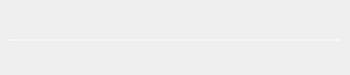
<?xml version="1.0" encoding="UTF-8"?>
<ui version="4.0">
 <class>Dialog</class>
 <widget class="QDialog" name="Dialog">
  <property name="geometry">
   <rect>
    <x>0</x>
    <y>0</y>
    <width>350</width>
    <height>75</height>
   </rect>
  </property>
  <property name="windowTitle">
   <string>我的音乐</string>
  </property>
  <property name="windowIcon">
   <iconset resource="image.qrc">
    <normaloff>:/image/image/ios8_Music_32px_1173465_easyicon.net.png</normaloff>:/image/image/ios8_Music_32px_1173465_easyicon.net.png</iconset>
  </property>
  <property name="styleSheet">
   <string notr="true">/*QDialog#Dialog
{

    border:1px solid #5F5F5F;
	
	border-radius:0px;
}*/</string>
  </property>
  <widget class="QPushButton" name="pushButton">
   <property name="geometry">
    <rect>
     <x>120</x>
     <y>50</y>
     <width>20</width>
     <height>20</height>
    </rect>
   </property>
   <property name="cursor">
    <cursorShape>PointingHandCursor</cursorShape>
   </property>
   <property name="styleSheet">
    <string notr="true">QPushButton
{
background-image: url(:/image/image/image/pre.png);
background-repeat:no-repeat;
background-position:center center;
border:none;

}

QPushButton:hover{

	background-image: url(:/image/image/image-hover/pre-hover.png);
background-repeat:no-repeat;
background-position:center center;


}
QPushButton:pressed{
background-image: url(:/image/image/image/pre.png);
background-repeat:no-repeat;
background-position:center center;
background-size:20px 20px;

}
</string>
   </property>
   <property name="text">
    <string/>
   </property>
  </widget>
  <widget class="QFrame" name="frame">
   <property name="geometry">
    <rect>
     <x>0</x>
     <y>0</y>
     <width>350</width>
     <height>75</height>
    </rect>
   </property>
   <property name="styleSheet">
    <string notr="true"/>
   </property>
   <property name="frameShape">
    <enum>QFrame::NoFrame</enum>
   </property>
   <property name="frameShadow">
    <enum>QFrame::Plain</enum>
   </property>
   <property name="lineWidth">
    <number>0</number>
   </property>
   <widget class="QSlider" name="horizontalSlider">
    <property name="geometry">
     <rect>
      <x>9</x>
      <y>30</y>
      <width>331</width>
      <height>20</height>
     </rect>
    </property>
    <property name="cursor">
     <cursorShape>PointingHandCursor</cursorShape>
    </property>
    <property name="styleSheet">
     <string notr="true">
    QSlider::add-page:Horizontal
     {     
background-color: rgba(255, 255, 255,100);
        height:2px;  
     } 
     QSlider::sub-page:Horizontal   
    {  
background-color: rgb(255, 255, 255);
        height:2px;
     }
    QSlider::groove:Horizontal   
    { 
        background:transparent; 
        height:2px;
    }  
    QSlider::handle:Horizontal  
    { 
        height:2px; 
        width:14px; 
	
	border-image: url(:/image/image/圆形 (9).png);
  margin: -6 0px; 
    }
      
</string>
    </property>
    <property name="orientation">
     <enum>Qt::Horizontal</enum>
    </property>
   </widget>
   <widget class="QLabel" name="label">
    <property name="geometry">
     <rect>
      <x>10</x>
      <y>10</y>
      <width>231</width>
      <height>20</height>
     </rect>
    </property>
    <property name="styleSheet">
     <string notr="true">font: 75 italic 8pt &quot;Comic Sans MS&quot;;
color: rgb(162, 162, 162);</string>
    </property>
    <property name="text">
     <string/>
    </property>
   </widget>
   <widget class="QPushButton" name="pushButton_5">
    <property name="geometry">
     <rect>
      <x>310</x>
      <y>0</y>
      <width>20</width>
      <height>20</height>
     </rect>
    </property>
    <property name="cursor">
     <cursorShape>PointingHandCursor</cursorShape>
    </property>
    <property name="styleSheet">
     <string notr="true">QPushButton
{
background-image: url(:/image/image/min.png);
background-color: rgba(255, 255, 255,0);
background-repeat:no-repeat;
border:none;
background-position:center center;
background-size: 20px 20px;

}

QPushButton:hover{



	background-color: rgb(255, 255, 255,100);


}
QPushButton:pressed{
	background-color: rgba(95, 95, 95,100);
border-color:rgba(255,255,255,30);
border-style:inset;
color:rgba(0,0,0,100);

}
</string>
    </property>
    <property name="text">
     <string/>
    </property>
   </widget>
   <widget class="QPushButton" name="pushButton_4">
    <property name="geometry">
     <rect>
      <x>330</x>
      <y>0</y>
      <width>20</width>
      <height>20</height>
     </rect>
    </property>
    <property name="cursor">
     <cursorShape>PointingHandCursor</cursorShape>
    </property>
    <property name="styleSheet">
     <string notr="true">QPushButton
{
background-image: url(:/image/image/quit.png);
background-color: rgba(255, 255, 255,0);
background-repeat:no-repeat;
border:none;
background-position:center center;
background-size:20px 20px;

}
QPushButton:hover{

background-color: rgba(230,0,0,0.5);
}
QPushButton:pressed{
background-color: rgba(95, 95, 95,100);
border-color:rgba(255,255,255,30);
border-style:inset;
color:rgba(0,0,0,100);

}
</string>
    </property>
    <property name="text">
     <string/>
    </property>
   </widget>
   <widget class="QPushButton" name="pushButton_3">
    <property name="geometry">
     <rect>
      <x>210</x>
      <y>50</y>
      <width>20</width>
      <height>20</height>
     </rect>
    </property>
    <property name="cursor">
     <cursorShape>PointingHandCursor</cursorShape>
    </property>
    <property name="styleSheet">
     <string notr="true">QPushButton
{
background-image: url(:/image/image/image/next.png);
background-repeat:no-repeat;
background-position:center center;
border:none;

}

QPushButton:hover{
background-image: url(:/image/image/image-hover/next-hover.png);
background-repeat:no-repeat;
background-position:center center;


}
QPushButton:pressed{
background-image: url(:/image/image/image/next.png);
background-repeat:no-repeat;
background-position:center center;
background-size:20px 20px;

}
</string>
    </property>
    <property name="text">
     <string/>
    </property>
   </widget>
   <widget class="QPushButton" name="pushButton_2">
    <property name="geometry">
     <rect>
      <x>165</x>
      <y>48</y>
      <width>24</width>
      <height>24</height>
     </rect>
    </property>
    <property name="cursor">
     <cursorShape>PointingHandCursor</cursorShape>
    </property>
    <property name="styleSheet">
     <string notr="true">QPushButton
{
background-repeat:no-repeat;
background-position:center center;
border:none;
background-size:24px 24px;

}

QPushButton:hover{
background-repeat:no-repeat;
background-position:center center;


}
QPushButton:pressed{
background-repeat:no-repeat;
background-position:center center;

}
</string>
    </property>
    <property name="text">
     <string/>
    </property>
   </widget>
   <widget class="QPushButton" name="pushButton_7">
    <property name="geometry">
     <rect>
      <x>10</x>
      <y>50</y>
      <width>20</width>
      <height>20</height>
     </rect>
    </property>
    <property name="cursor">
     <cursorShape>PointingHandCursor</cursorShape>
    </property>
    <property name="styleSheet">
     <string notr="true">QPushButton
{
background-repeat:no-repeat;
background-position:center center;
border:none;
background-size:20px 20px;

}

QPushButton:hover{
background-repeat:no-repeat;
background-position:center center;


}
QPushButton:pressed{
background-repeat:no-repeat;
background-position:center center;

}
</string>
    </property>
    <property name="text">
     <string/>
    </property>
   </widget>
   <widget class="QPushButton" name="pushButton_8">
    <property name="geometry">
     <rect>
      <x>320</x>
      <y>50</y>
      <width>20</width>
      <height>20</height>
     </rect>
    </property>
    <property name="styleSheet">
     <string notr="true">QPushButton
{
background-repeat:no-repeat;
background-position:center center;
border:none;
background-size:20px 20px;

}

QPushButton:hover{
background-repeat:no-repeat;
background-position:center center;


}
QPushButton:pressed{
background-repeat:no-repeat;
background-position:center center;

}
</string>
    </property>
    <property name="text">
     <string/>
    </property>
   </widget>
   <widget class="QLabel" name="label_2">
    <property name="geometry">
     <rect>
      <x>259</x>
      <y>20</y>
      <width>91</width>
      <height>16</height>
     </rect>
    </property>
    <property name="styleSheet">
     <string notr="true">font: 8pt &quot;Vladimir Script&quot;;
color: rgb(167, 167, 167);</string>
    </property>
    <property name="text">
     <string/>
    </property>
   </widget>
  </widget>
  <zorder>frame</zorder>
  <zorder>pushButton</zorder>
 </widget>
 <resources>
  <include location="image.qrc"/>
 </resources>
 <connections/>
</ui>
